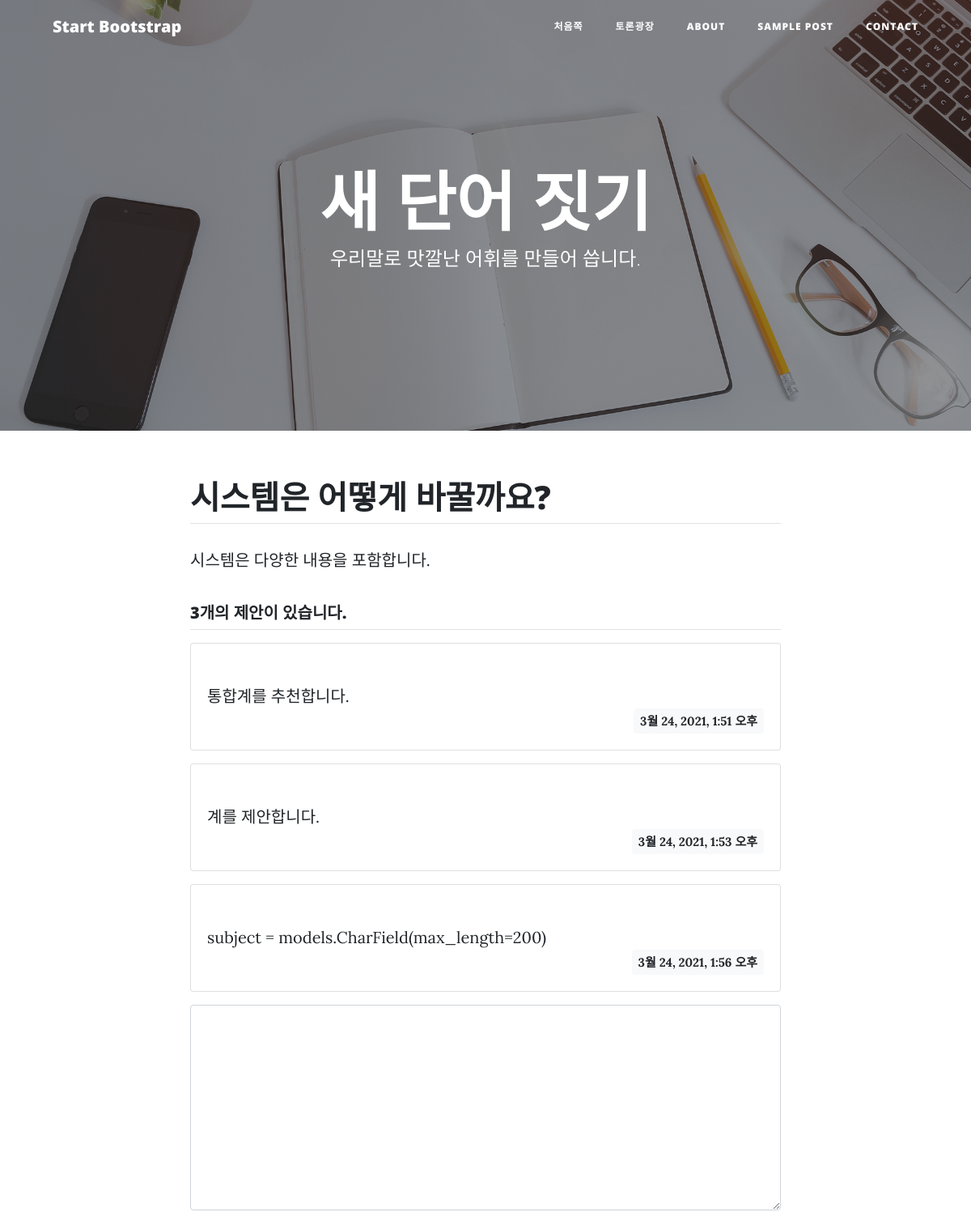
/forum/1/ (upper part), run on an earlier commit of the app's database.
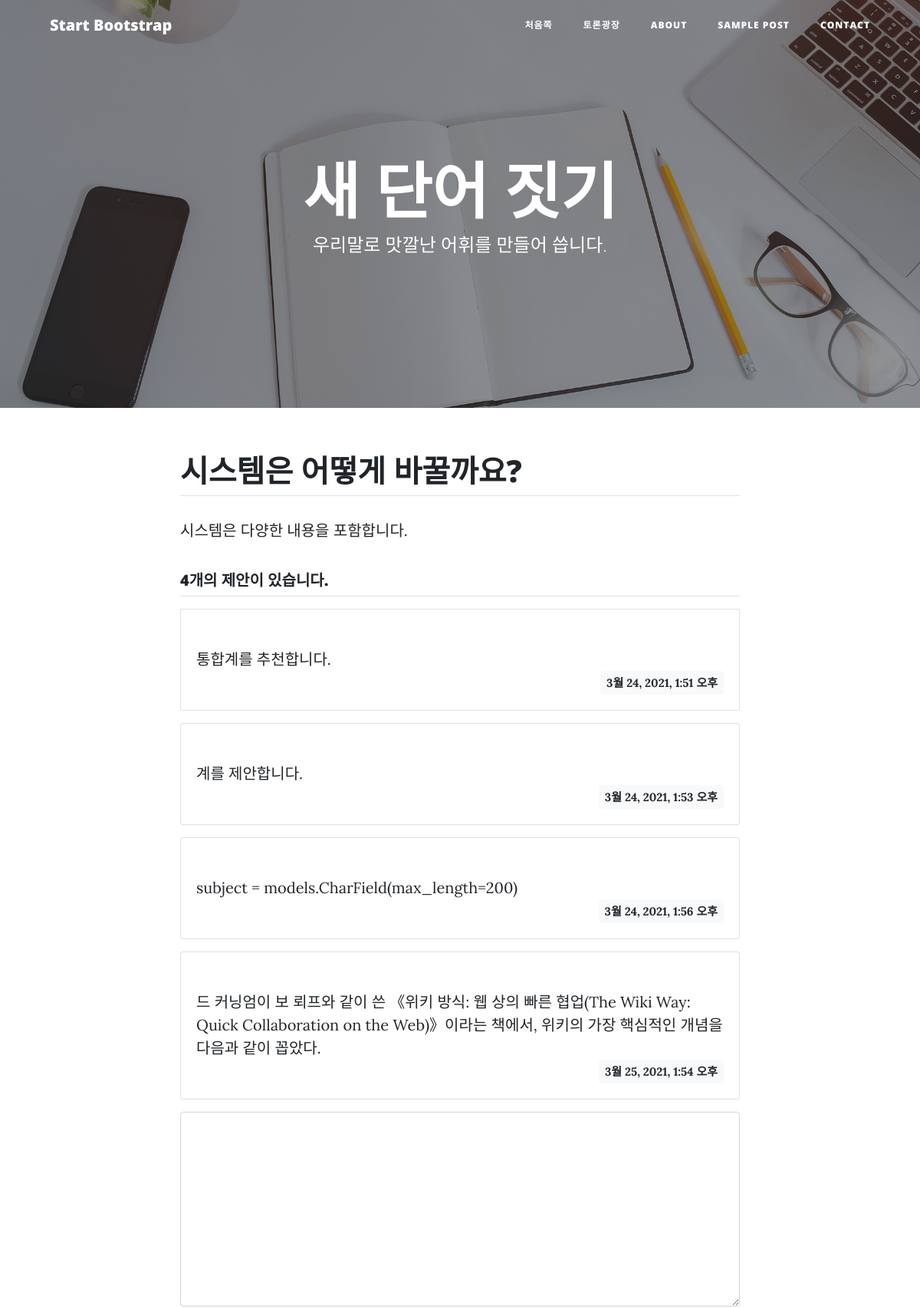
And on a later commit of the database.
### forum/models.py (models this page shows, shortened)
class Presenting(models.Model):
    subject = models.CharField(max_length=200)
    content = models.TextField()
    create_date = models.DateTimeField()

class Suggestion(models.Model):
    suggestion = models.ForeignKey(Presenting, on_delete=models.CASCADE)
    content = models.TextField()
    create_date = models.DateTimeField()

### forum/views.py (the view)
# urls.py: path('<int:presenting_id>/', views.detail, name='detail'),
def detail(request, presenting_id):
    presenting = Presenting.objects.get(id=presenting_id)
    context = {'presenting': presenting}
    return render(request, 'forum/presenting_detail.html', context)

### templates/blogtheme/forum/presenting_detail.html (shortened to what this page needs)
{% extends 'base.html' %}
{% load static %}
{% block content %}
<article>
    <div class="container my-3">
      <div class="row">
        <div class="col-lg-8 col-md-10 mx-auto">
          <h1 class="border-bottom py-2">{{ presenting.subject }}</h1>
            <p>
                {{ presenting.content }}
            </p>
            <h5 class="border-bottom my-3 py-2">{{ presenting.suggestion_set.count }}개의 제안이 있습니다.</h5>
            <div>
                {% for suggestion in presenting.suggestion_set.all %}
                <div class="card my-3">
                  <div class="card-body">
                    <div class="card-text" style="white-space: pre-line;">
                        {{ suggestion.content }}
                    </div>
                    <div class="d-flex justify-content-end">
                      <div class="badge badge-light p-2">
                          {{ suggestion.create_date }}
                      </div>
                    </div>
                  </div>
                </div>
                {% endfor %}
            </div>
                <form action="{% url 'forum:suggestion_create' presenting.id %}" method="post" class="my-3">
                  <div class="form-group">
                     <textarea name="content" id="content" class="form-control" rows="10"></textarea>
                  </div>
                </form>
        </div>
      </div>
    </div>
</article>
{% endblock %}

What changed in the data, as far as the page shows it:
computed for Presenting "시스템은 어떻게 바꿀까요?": suggestion_set.count "3" → "4"
added Suggestion: content "드 커닝엄이 보 뢰프와 같이 쓴 《위키 방식: 웹 상의 빠른 협업(The Wiki Way: Quick Collaboration on the Web)》이라는 책에서, 위키의 가장 핵심적인 개념을 다음과 같이 꼽았다.", create_date "3월 25, 2021, 1:54 오후"
